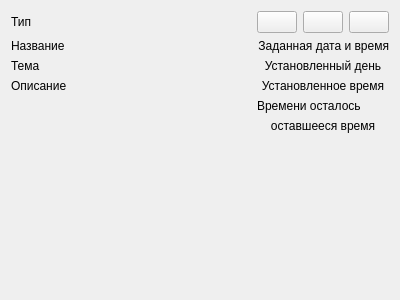
<?xml version="1.0" encoding="UTF-8"?>
<ui version="4.0">
 <class>ViewTaskForm</class>
 <widget class="QWidget" name="ViewTaskForm">
  <property name="geometry">
   <rect>
    <x>0</x>
    <y>0</y>
    <width>400</width>
    <height>300</height>
   </rect>
  </property>
  <property name="windowTitle">
   <string>Просмотр задачи</string>
  </property>
  <layout class="QGridLayout" name="gridLayout_2">
   <item row="1" column="0">
    <widget class="QLabel" name="lbl_title">
     <property name="text">
      <string>Название</string>
     </property>
    </widget>
   </item>
   <item row="0" column="3">
    <widget class="QPushButton" name="pb_delete">
     <property name="text">
      <string/>
     </property>
    </widget>
   </item>
   <item row="1" column="2" colspan="3">
    <widget class="QLabel" name="lbl_set_date_time_text">
     <property name="text">
      <string>Заданная дата и время</string>
     </property>
     <property name="alignment">
      <set>Qt::AlignRight|Qt::AlignTrailing|Qt::AlignVCenter</set>
     </property>
    </widget>
   </item>
   <item row="0" column="4">
    <widget class="QPushButton" name="pb_close">
     <property name="text">
      <string/>
     </property>
    </widget>
   </item>
   <item row="0" column="0">
    <widget class="QLabel" name="lbl_type_record">
     <property name="text">
      <string>Тип</string>
     </property>
    </widget>
   </item>
   <item row="3" column="2" colspan="3">
    <widget class="QLabel" name="lbl_set_time">
     <property name="text">
      <string>Установленное время</string>
     </property>
     <property name="alignment">
      <set>Qt::AlignCenter</set>
     </property>
    </widget>
   </item>
   <item row="2" column="2" colspan="3">
    <widget class="QLabel" name="lbl_set_date">
     <property name="text">
      <string>Установленный день</string>
     </property>
     <property name="alignment">
      <set>Qt::AlignCenter</set>
     </property>
    </widget>
   </item>
   <item row="0" column="2">
    <widget class="QPushButton" name="pb_edit">
     <property name="text">
      <string/>
     </property>
    </widget>
   </item>
   <item row="7" column="0">
    <spacer name="verticalSpacer">
     <property name="orientation">
      <enum>Qt::Vertical</enum>
     </property>
     <property name="sizeHint" stdset="0">
      <size>
       <width>20</width>
       <height>40</height>
      </size>
     </property>
    </spacer>
   </item>
   <item row="0" column="1">
    <spacer name="horizontalSpacer">
     <property name="orientation">
      <enum>Qt::Horizontal</enum>
     </property>
     <property name="sizeHint" stdset="0">
      <size>
       <width>40</width>
       <height>20</height>
      </size>
     </property>
    </spacer>
   </item>
   <item row="4" column="2" colspan="3">
    <widget class="QLabel" name="lbl_time_left_text">
     <property name="text">
      <string>Времени осталось</string>
     </property>
    </widget>
   </item>
   <item row="5" column="2" colspan="3">
    <widget class="QLabel" name="lbl_time_left">
     <property name="text">
      <string>оставшееся время</string>
     </property>
     <property name="alignment">
      <set>Qt::AlignHCenter|Qt::AlignTop</set>
     </property>
    </widget>
   </item>
   <item row="2" column="0">
    <widget class="QLabel" name="lbl_topic">
     <property name="text">
      <string>Тема</string>
     </property>
    </widget>
   </item>
   <item row="3" column="0">
    <widget class="QLabel" name="lbl_description">
     <property name="text">
      <string>Описание</string>
     </property>
    </widget>
   </item>
   <item row="4" column="0" rowspan="2">
    <layout class="QVBoxLayout" name="vl_paragraphs"/>
   </item>
  </layout>
 </widget>
 <resources/>
 <connections/>
</ui>
